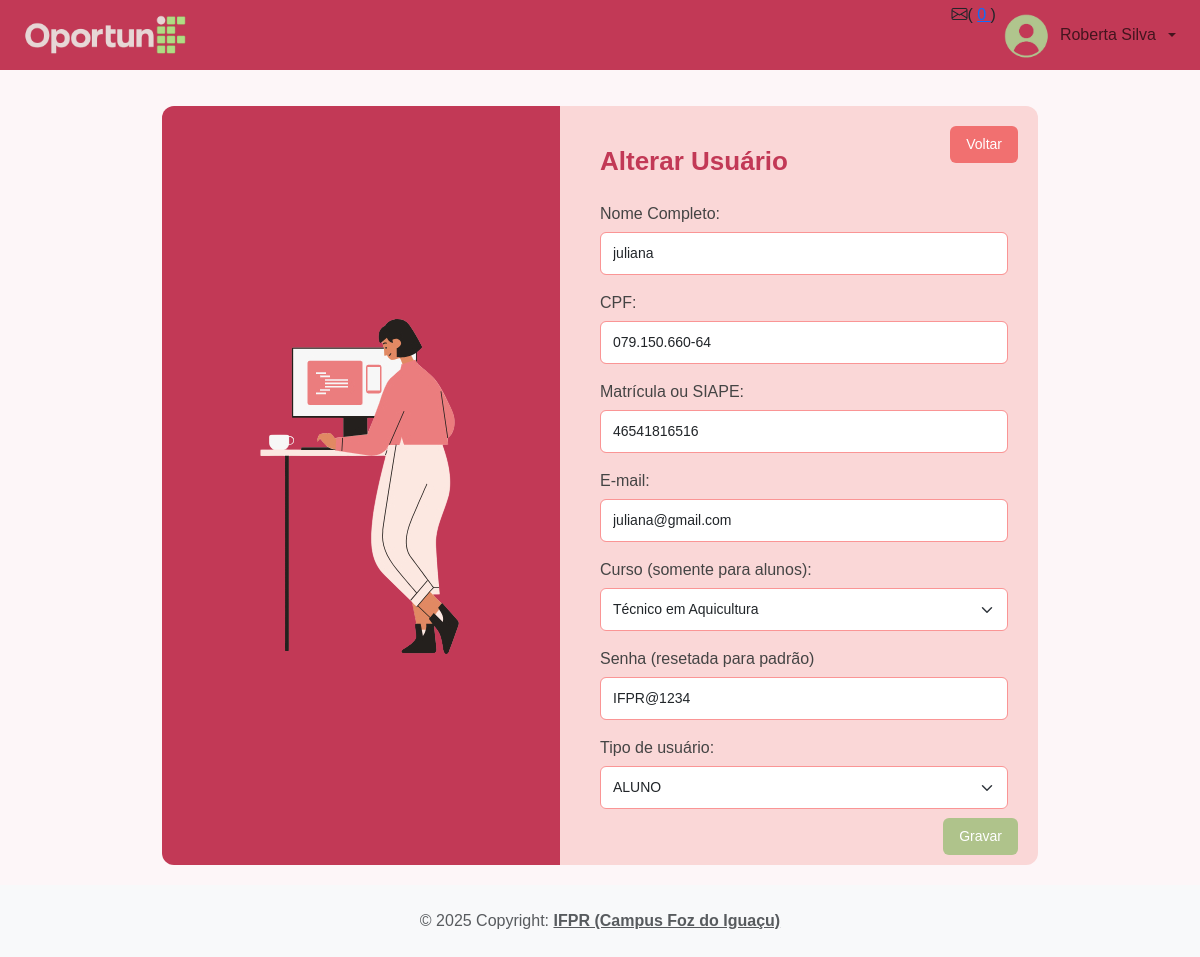
/app/controller/UsuarioController.php?action=edit&id=35 (signed in), run on an earlier commit of the app's database.
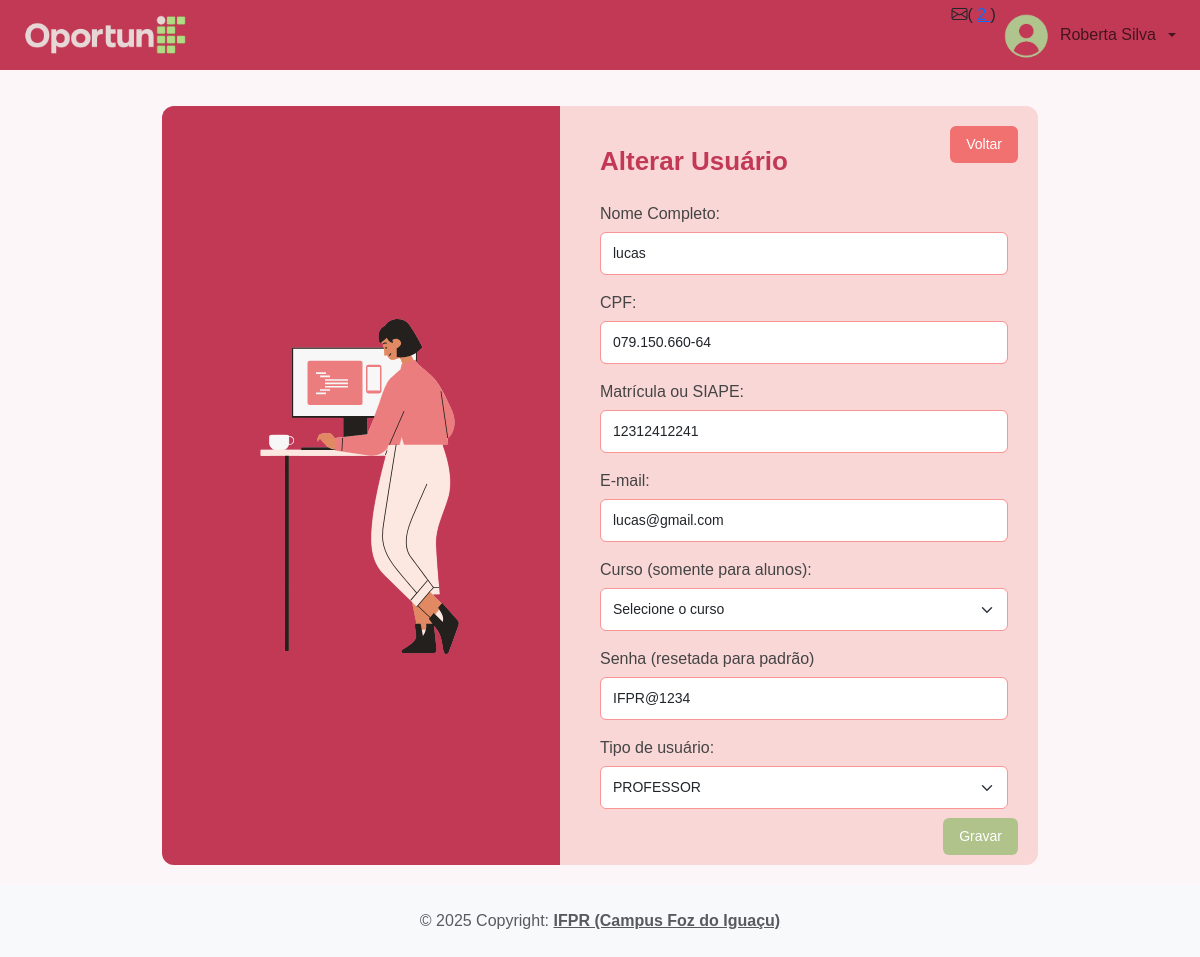
And on a later commit of the database.
### tables this page shows
CREATE TABLE `usuarios` (
  `idUsuarios` int(11) NOT NULL,
  `nomeCompleto` varchar(45) NOT NULL,
  `email` varchar(45) NOT NULL,
  `cpf` varchar(20) NOT NULL,
  `senha` varchar(255) NOT NULL,
  `tipoUsuario` enum('ALUNO','PROFESSOR','ADMIN') NOT NULL,
  `matricula` varchar(45) DEFAULT NULL,
  `idCursos` int(11) DEFAULT NULL,
  `fotoPerfil` varchar(255) DEFAULT NULL
);

CREATE TABLE `cursos` (
  `idCursos` int(11) NOT NULL,
  `nome` varchar(45) DEFAULT NULL
);

### app/model/Usuario.php (called while the page is built, shortened)
<?php
require_once(__DIR__ . "/Curso.php");
class Usuario
{
    private ?string $nomeCompleto;
    private ?string $cpf;
    private ?string $tipoUsuario = null;
    private ?string $email;
    private ?Curso $curso;
    private ?string $matricula;
    public function getNomeCompleto(): ?string
    {
        return $this->nomeCompleto;
    }
    public function setNomeCompleto(?string $nomeCompleto): self
    {
        $this->nomeCompleto = $nomeCompleto;
        return $this;
    }
    public function getCpf(): ?string
    {
        return $this->cpf;
    }
    public function setCpf(?string $cpf): self
    {
        $this->cpf = $cpf;
        return $this;
    }
    public function getTipoUsuario(): ?string
    {
        return $this->tipoUsuario;
    }
    public function setTipoUsuario(?string $tipoUsuario): self
    {
        $this->tipoUsuario = $tipoUsuario;
        return $this;
    }
    public function getEmail(): ?string
    {
        return $this->email;
    }
    public function setEmail(?string $email): self
    {
        $this->email = $email;
        return $this;
    }
    public function getMatricula(): ?string
    {
        return $this->matricula;
    }
    public function setMatricula(?string $matricula): self
    {
        $this->matricula = $matricula;
        return $this;
    }
    public function getCurso(): ?Curso
    {
        return $this->curso;
    }
    public function setCurso(?Curso $curso): self
    {
        $this->curso = $curso;
        return $this;
    }
}

### app/dao/UsuarioDAO.php (called while the page is built, shortened)
<?php
include_once(__DIR__ . "/../model/Usuario.php");
include_once(__DIR__ . "/../model/Curso.php");
class UsuarioDAO
{
    public function findById(int $id)
    {
        $conn = Connection::getConn();
        $sql = "SELECT u.*, c.nome AS nomeCursos FROM usuarios u
                LEFT JOIN cursos c ON c.idCursos = u.idCursos
                WHERE u.idUsuarios = ?";
        $stm = $conn->prepare($sql);
        $stm->execute([$id]);
        $result = $stm->fetchAll();
        $usuarios = $this->mapUsuarios($result);
        if (count($usuarios) == 1)
            return $usuarios[0];
        elseif (count($usuarios) == 0)
            return null;
        die("UsuarioDAO.findById() - Erro: mais de um usuário encontrado.");
    }
    private function mapUsuarios($result)
    {
        $usuarios = array();
        foreach ($result as $reg) {
            $usuario = new Usuario();
            $usuario->setId($reg['idUsuarios']);
            $usuario->setNomeCompleto($reg['nomeCompleto']);
            $usuario->setEmail($reg['email']);
            $usuario->setSenha($reg['senha']);
            $usuario->setMatricula($reg['matricula']);
            $usuario->setTipoUsuario($reg['tipoUsuario']);
            $usuario->setCpf($reg['cpf']);
            $usuario->setFotoPerfil($reg['fotoPerfil']);
            $curso = new Curso();
            $curso->setId($reg['idCursos']);
            if (isset($reg["nomeCursos"]))
                $curso->setNome($reg["nomeCursos"]);
            $usuario->setCurso($curso);
            $usuarios[] = $usuario;
        }
        return $usuarios;
    }
}

### app/model/Curso.php (called while the page is built)
<?php
class Curso
{
    private ?int $id;
    private ?string $nome;
    public function __construct()
    {
        $this->nome = null;
    }
    public function getNome(): ?string
    {
        return $this->nome;
    }
    public function setNome(?string $nome): self
    {
        $this->nome = $nome;
        return $this;
    }
    public function getId(): ?int
    {
        return $this->id;
    }
    public function setId(?int $id): self
    {
        $this->id = $id;
        return $this;
    }
}

### app/dao/CursoDAO.php (called while the page is built, shortened)
<?php
include_once(__DIR__ . "/../model/Curso.php");
class CursoDAO
{
    public function list()
    {
        $conn = Connection::getConn();
        $sql = "SELECT * FROM cursos ORDER BY nome";
        $stm = $conn->prepare($sql);
        $stm->execute();
        $result = $stm->fetchAll();
        return $this->mapCursos($result);
    }
    private function mapCursos($result)
    {
        $cursos = [];
        foreach ($result as $reg) {
            $curso = new Curso();
            $curso->setId($reg["idCursos"]);
            $curso->setNome($reg["nome"]);
            array_push($cursos, $curso);
        }
        return $cursos;
    }
}

### app/view/usuario/cadastro_usuario_form.php (the view, shortened to what the changed rows need)
<?php
require_once(__DIR__ . "/../include/header.php");
require_once(__DIR__ . "/../include/menu.php");
?>
<link rel="stylesheet" href="<?= BASEURL ?>/view/css/cadastro_usuario_form.css">
<div class="container">
    <div class="banner">
        <img src="<?= BASEURL ?>/view/img/cadastro_usuario.png" alt="Cadastro de usuários">
    </div>
    <div class="formulario">
        <h3 class="titulo-form">
            <?php if ($dados['id'] == 0) echo "Inserir";
            else echo "Alterar"; ?> Usuário
        </h3>
        <div class="row" style="margin-top: 10px;">
            <div class="col-12">
                <a class="btn-voltar" href="<?= BASEURL ?>/controller/UsuarioController.php?action=list">Voltar</a>
            </div>
        </div>
        <div class="col-6">
            <form id="frmUsuario" method="POST" action="<?= BASEURL ?>/controller/UsuarioController.php?action=save">
                <div class="mb-3">
                    <label class="form-label" for="txtNomeCompleto">Nome Completo:</label>
                    <input class="form-control" type="text" id="txtNomeCompleto" name="nomeCompleto"
                        maxlength="70" placeholder="Informe o nome"
                        value="<?php echo (isset($dados["usuario"]) ? $dados["usuario"]->getNomeCompleto() : ''); ?>" />
                </div>
                <div class="mb-3">
                    <label class="form-label" for="txtCpf">CPF:</label>
                    <input class="form-control" type="text" id="txtcpf" name="cpf"
                        maxlength="14" placeholder="000.000.000-00"
                        value="<?php echo (isset($dados["usuario"]) ? $dados["usuario"]->getCpf() : ''); ?>" />
                </div>
                <div class="mb-3">
                    <label class="form-label" for="txtmatricula">Matrícula ou SIAPE:</label>
                    <input class="form-control" type="text" id="txtmatricula" name="matricula"
                        maxlength="70" placeholder="Informe a Matricula"
                        value="<?php echo (isset($dados["usuario"]) ? $dados["usuario"]->getMatricula() : ''); ?>" />
                </div>
                <div class="mb-3">
                    <label class="form-label" for="txtemail">E-mail:</label>
                    <input class="form-control" type="text" id="txtemail" name="email"
                        maxlength="70" placeholder="Informe o e-mail"
                        value="<?php echo (isset($dados["usuario"]) ? $dados["usuario"]->getEmail() : ''); ?>" />
                </div>
                <div class="mb-3">
                    <label class="form-label" for="selCurso">Curso (somente para alunos):</label>
                    <select class="form-select" name="curso" id="selCurso">
                        <option value="">Selecione o curso</option>
                        <?php foreach ($dados["cursos"] as $curso): ?>
                            <option value="<?= $curso->getId() ?>"
                                <?php
                                if (isset($dados["usuario"]) && $dados["usuario"]->getCurso() != NULL && $dados["usuario"]->getCurso()->getId() == $curso->getId())
                                    echo "selected";
                                ?>>
                                <?= $curso->getNome() ?>
                            </option>
                        <?php endforeach; ?>
                    </select>
                </div>
                <div class="mb-3">
                    <?php if (isset($dados['resetarSenha']) && $dados['resetarSenha']): ?>
                        <label class="form-label">Senha (resetada para padrão)</label>
                        <input class="form-control" type="text" name="senha"
                            value="<?= isset($dados['senhaPadrao']) ? $dados['senhaPadrao'] : '' ?>" readonly>
                    <?php endif; ?>
                </div>
                <div class="mb-3">
                    <label class="form-label" for="seltipoUsuario">Tipo de usuário:</label>
                    <select class="form-select" name="tipoUsuario" id="seltipoUsuario">
                        <?php foreach ($dados["tipoUsuario"] as $tipoUsuario): ?>
                            <option value="<?= $tipoUsuario ?>"
                                <?php
                                if (isset($dados["usuario"]) && $dados["usuario"]->getTipoUsuario() == $tipoUsuario)
                                    echo "selected";
                                ?>>
                                <?= $tipoUsuario ?>
                            </option>
                        <?php endforeach; ?>
                    </select>
                </div>
                <div class="mt-3">
                    <button type="submit" class="btn btn-success">Gravar</button>
                </div>
            </form>
        </div>
    </div>
</div>
<?php
require_once(__DIR__ . "/../include/footer.php");
?>

What changed in the data, as far as the page shows it:
changed usuarios: nomeCompleto "juliana" → "lucas"; matricula "46541816516" → "12312412241"; email "juliana@gmail.com" → "lucas@gmail.com"; tipoUsuario "ALUNO" → "PROFESSOR"; curso "Técnico em Aquicultura" → (not shown)
Also different on the page:
form field curso: (not shown) → "Selecione o curso"
